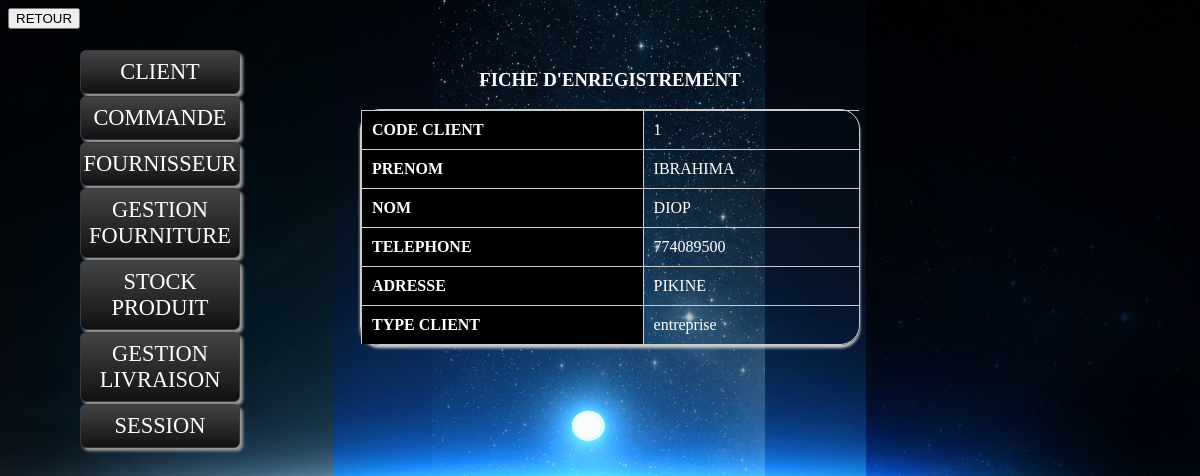
/ficheclient.php?codecli=1 (signed in), run on the app's committed database.
### tables this page shows
CREATE TABLE IF NOT EXISTS `client` (
  `codecli` int(11) NOT NULL AUTO_INCREMENT,
  `nomcli` varchar(15) NOT NULL,
  `prenomcli` varchar(25) NOT NULL,
  `login` varchar(15) NOT NULL,
  `passeword` varchar(8) NOT NULL,
  `telephonecli` int(11) NOT NULL,
  `adressecli` varchar(25) NOT NULL,
  `typecli` varchar(25) NOT NULL,
  `photocli` varchar(30) NOT NULL,
  PRIMARY KEY (`codecli`)
);

### ficheclient.php (the view, shortened to what this page needs)
<?php
include("connectionM.php");
if(isset($_SESSION['codecli']))
{
if(isset($_GET['codecli'])){
$req="SELECT codecli,prenomcli,nomcli,telephonecli,adressecli,typecli FROM client WHERE codecli='".$_GET['codecli']."'";
$resultat=mysql_query($req);
$recup=mysql_fetch_array($resultat);
}
?>
<!DOCTYPE html PUBLIC "-//W3C//DTD XHTML 1.0 Transitional//EN" "http://www.w3.org/TR/xhtml1/DTD/xhtml1-transitional.dtd">
<html xmlns="http://www.w3.org/1999/xhtml">
<head>
<link rel="stylesheet" href="design.css"  />
<link rel="stylesheet" type="text/css" href="decor.css">
</head>
<body>
<?php include("enteteE.php") ?>
<?php include("navigationE.php") ?>
<table class="bordered">
<caption><h3> FICHE D'ENREGISTREMENT </h3></caption>
<tr>
  <th>CODE CLIENT</th>
  <td> <?php echo $recup['codecli'];?> </td>
</tr>
<tr>
  <th>PRENOM</th>
  <td> <?php echo $recup['prenomcli'];?> </td>
</tr>
<tr>
  <th>NOM</th>
  <td> <?php echo $recup['nomcli'];?> </td>
</tr>
<tr>
  <th>TELEPHONE</th>
  <td> <?php echo $recup['telephonecli'];?> </td>
</tr>
<tr>
  <th>ADRESSE</th>
  <td> <?php echo $recup['adressecli'];?> </td>
</tr>
<tr>
  <th>TYPE CLIENT</th>
  <td> <?php echo $recup['typecli'];?> </td>
</tr>
</table>
<input type="button" value="RETOUR" onclick="self.history.back();"/>
</body>
</html>
<?php
}
else{
  header("Location:index.php");
}
?>

### design.css (style rules this page uses)
body { background-color:#0000CC; }

### decor.css (style rules this page uses)
body { background-image:url(fnd.jpg); background-size:100%; }
table { position:absolute; border-spacing:0; width:500px; top:50px; left:360px; text-align:center; font-size:16px; font-family:"Times New Roman", Times, serif; color:#FFFFFF; }
.bordered { border:solid #ccc 1px; -moz-border-radius:20px; -webkit-border-radius:20px; border-radius:20px; -webkit-box-shadow:0 3px 3px #ccc; -moz-box-shadow:0 3px 3px #ccc; box-shadow:0 3px 3px #ccc; }
.bordered td, .bordered th { border-left:1px solid #ccc; border-top:1px solid #ccc; padding: 10px; text-align:left; }
.bordered th { background-color:#000000; background-image:-webkit-gradient(linear, left top,left bottom,from(#ebf3fc),to(#dce9f9); background-image:-webkit-linear-gradient(top,#ebf3fc,#dce9f9); background-image:-moz-linear-gradient(top,#ebf3fc,#dce9f9); background-image:-ms-linear-gradient(top,#ebf3fc,#dce9f9); background-image:-o-linear-gradient(top,#ebf3fc,#dce9f9); background-image:linear-gradient(top,#ebf3fc,#dce9f9); -webkit-box-shadow:0 1px 0 rgba(255,255,255,.8)inset; -moz-box-shadow:0 1px 0 rgba(255,255,255,.8)inset; box-shadow:0 1px 0 rgba(255,255,255,.8)inset; border-top:none; text-shadow:0 1px 0 rgba(255,255,255,.5); }
.bordered td:first-child, .bordered th:first-child { border-left:none; }
.bordered th:first-child { -moz-border-radius:20px 0 0 0; -webkit-border-radius:20px 0 0 0; border-radius:20px 0 0 0; }
.bordered tr:last-child td:last-child { -moz-border-radius:0 0 0 20px; -webkit-border-radius:0 0 0 20px; border-radius:0 0 0 20px; }
.bordered tr:last-child td:last-child { -moz-border-radius:0 0 20px 0; -webkit-border-radius:0 0 20px 0; border-radius:0 0 20px 0; }
body:before { content:""; position:fixed; z-index:100; top:-10px; left:-10px; width:110%; height:10px; -webkit-box-shadow:0px 0px 10px rgba(0,0,0,.8); -moz-box-shadow:0px 0px 10px rgba(0,0,0,.8); -na-box-shadow:0px 0px 10px rgba(0,0,0,.8); -o-box-shadow:0px 0px 10px rgba(0,0,0,.8); box-shadow:0px 0px 10px rgba(0,0,0,.8); }

### data on the page
client: codecli "1", prenomcli "IBRAHIMA", nomcli "DIOP", telephonecli "774089500", adressecli "PIKINE", typecli "entreprise"
